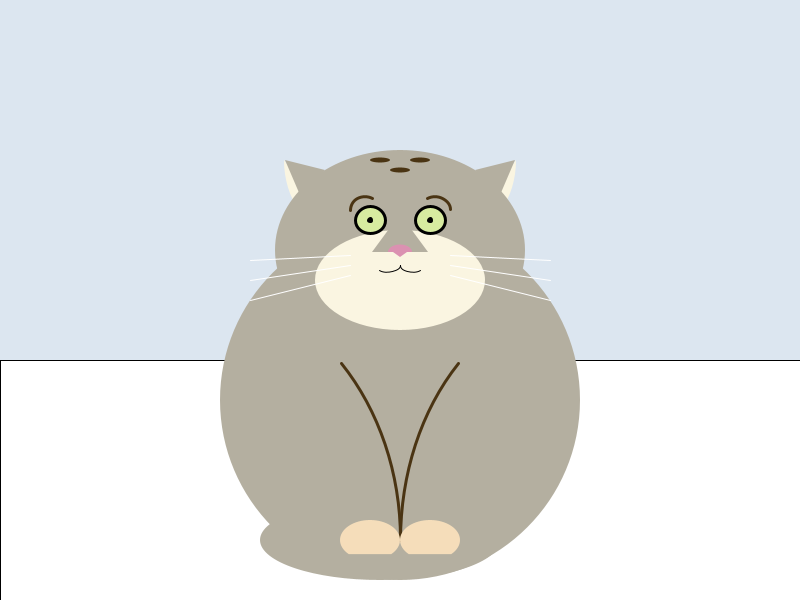
Frame 1 (no input)
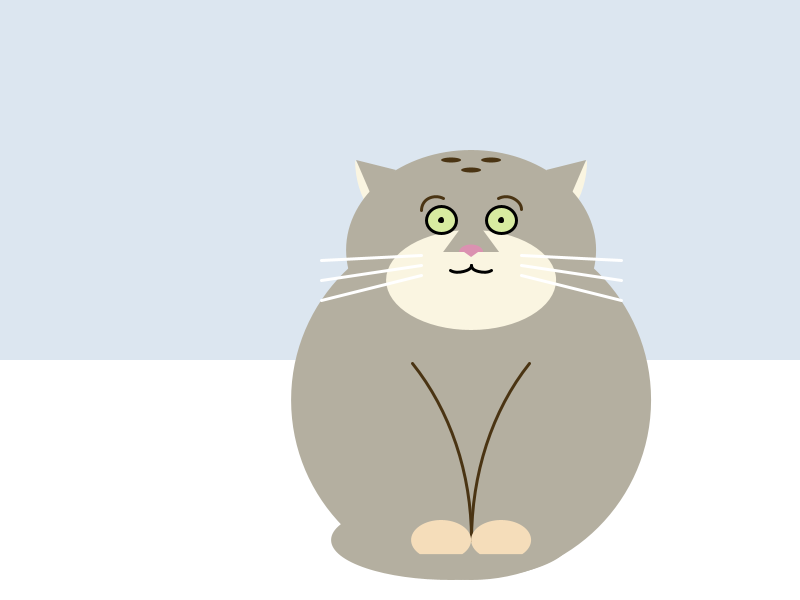
Frame 60 (the mouse pressed at the canvas centre just before this capture)
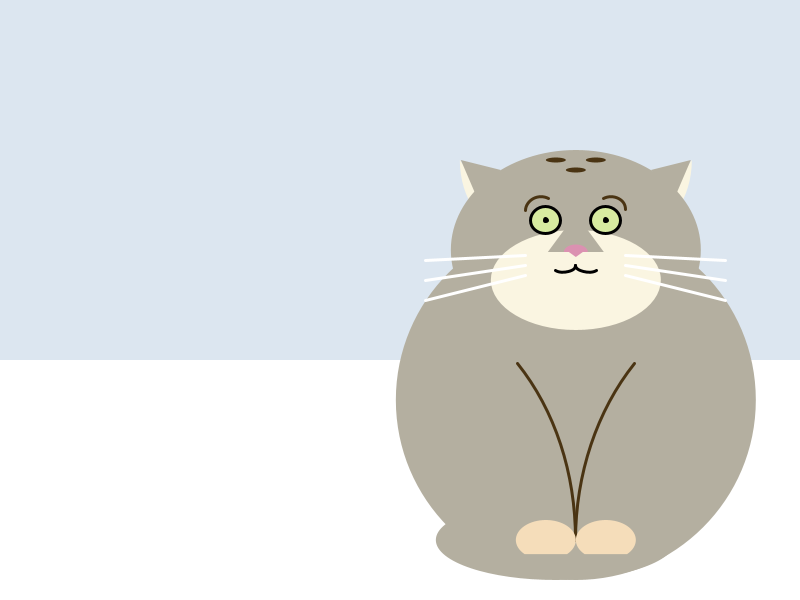
Frame 120 (the mouse held since frame 60 and released just before this capture)

The Processing sketch that drew these frames (run headless with seeded random() and noise(); from frame 60 on, the mouse is pressed at the canvas centre):

// Processing sketch: manul
// ── manul.pde
/* 
  A Cute Manul
  Image Source : https://www.youtube.com/shorts/4sYjgkc6jxk
*/


color beige = color(180, 175, 160);  // Pallas cat grey-beige
color cream = color(250, 245, 225);  // Creamy White
// Position of the manul
float xPos;
float yPos;
float ground;
// Some dimensions for the manul
float manulWidth = 360;
// Velocity variables
float xSpeed = 1;
int xDir = 1;
float jumpV = 0;
float gravity = 0.5;

void setup() {
  size(800, 600);
  xPos = width/2;
  yPos = height * 2/3;
  ground = yPos;
}

void draw() {
  // Soft, Snowy Background
  background(220, 230, 240); 
  fill(255);
  rect(0, height * 3/5, width, height * 2/5);
  //for (int i = 0; i < 100; i++){ 
  //  circle(random(width), random(height), 5);
  //}
  
  /* Drawing the Manul */
  // Base Layer
  noStroke();
  fill(cream); 
  arc(xPos - 66, yPos - 240, 100, 140, PI-PI/2, PI, CHORD);
  arc(xPos + 66, yPos - 240, 100, 140, 0, PI/2, CHORD);
  fill(beige); 
  ellipse(xPos, yPos, manulWidth, manulWidth);   // THE BODY IS ROUND!
  ellipse(xPos, yPos - 150, 250, 200);  // Head
  ellipse(xPos - 20, yPos + 140, 240, 80); // Tail
  fill(180, 175, 160); // Pallas cat grey-beige
  triangle(xPos - 115, yPos - 240, xPos - 100, yPos - 205, xPos - 75, yPos - 230);  // Left Ear
  triangle(xPos + 115, yPos - 240, xPos + 100, yPos - 205, xPos + 75, yPos - 230);  // Right Ear
  
  // 2nd Layer
  // Head Spots
  fill(74, 52, 19);
  ellipse(xPos, yPos - 230, 20, 5);
  ellipse(xPos - 20, yPos - 240, 20, 5);
  ellipse(xPos + 20, yPos - 240, 20, 5);
  //arc(xPos - 20, yPos + 120, 200, 10, 0, PI);
  
  // White Mouth Area
  fill(250, 245, 225);
  ellipse(xPos, yPos - 120, 170, 100); 
  
  // Nose
  //stroke(0);
  fill(180, 175, 160); // Pallas cat grey-beige
  triangle(xPos, yPos - 186, xPos - 28,yPos - 148, xPos + 28, yPos - 148);
  fill(219, 145, 177);
  arc(xPos, yPos - 148, 24, 15, PI, TWO_PI);
  triangle(xPos - 7, yPos - 148, xPos + 7, yPos - 148, xPos, yPos - 143);
  stroke(255);
  
  // Whiskers (Left)
  line(xPos - 50, yPos - 145, xPos - 150, yPos - 140);
  line(xPos - 50, yPos - 135, xPos - 150, yPos - 120);
  line(xPos - 50, yPos - 125, xPos - 150, yPos - 100);
  // Whiskers (Right)
  line(xPos + 50, yPos - 145, xPos + 150, yPos - 140);
  line(xPos + 50, yPos - 135, xPos + 150, yPos - 120);
  line(xPos + 50, yPos - 125, xPos + 150, yPos - 100);
  
  // Mouth
  noFill();
  stroke(0);
  arc(xPos - 12, yPos - 135, 24, 15, 0 , PI - PI/4);
  arc(xPos + 12, yPos - 135, 24, 15, 0 + PI/4, PI);
  
  // Eyes
  //stroke(74, 52, 19);  // Dark Brown Markings
  //line(219, 
  fill(215, 235, 160); 
  stroke(0);
  strokeWeight(3);
  ellipse(xPos - 30, yPos - 180, 30, 27); // Irises
  ellipse(xPos + 30, yPos - 180, 30, 27);
  circle(xPos - 30, yPos - 180, 3); // Pupils
  circle(xPos + 30, yPos - 180, 3);
  //stroke(255);
  //fill(255);
  //circle(300 - 31, 217, 1);
  
  stroke(74, 52, 19);  // Dark Brown Markings
  noFill();
  arc(xPos - 35, yPos - 190, 30, 27, PI, TWO_PI - PI/3); // Left Brow
  arc(xPos + 35, yPos - 190, 30, 27, PI + PI/3, TWO_PI); // Right Brow
  
  // Arms and Paws
  arc(xPos - 200, yPos + 140, 400, 500, TWO_PI - PI/4, TWO_PI); // Left
  arc(xPos + 200, yPos + 140, 400, 500, PI, PI + PI/4);         // Right
  noStroke();
  fill(245, 221, 186);  // Light Orange Fur
  arc(xPos - 30, yPos + 140, 60, 40, PI - QUARTER_PI, TWO_PI + QUARTER_PI, CHORD);
  arc(xPos + 30, yPos + 140, 60, 40, PI - QUARTER_PI, TWO_PI + QUARTER_PI, CHORD);
  
  // To move the manul
  xPos = xPos + xSpeed * xDir;
  yPos = yPos + jumpV;
  //xPos = (xPos + xSpeed) % width; // manul portals to the left

  /* Velocity Modifiers */
  xSpeed = 1 + 5 * abs(xPos - width/2) / width;
  //if (xPos > width/4 && xPos < width * 3/4){
  //  xSpeed  = 5;
  //} else {
  //  xSpeed = 1;
  //}
  
  if (yPos >= ground) {
    // Stop moving when landing
    yPos = ground;
    jumpV = 0; 
  } else {
    // Gravity changes jump velocity
    jumpV += gravity;
  }
  
  //// Change direction when manul reaches egde of screen
  //if (xPos < 0 || xPos > width){
  //  xDir = -xDir;
  //}
  
  // Manul bounces off edge of screen
  if (xPos < manulWidth/2 || xPos > width - manulWidth/2){
    xDir = -xDir;
  }
}

void keyPressed(){
  if (yPos == ground) {
    jumpV = -7; 
  }
}
